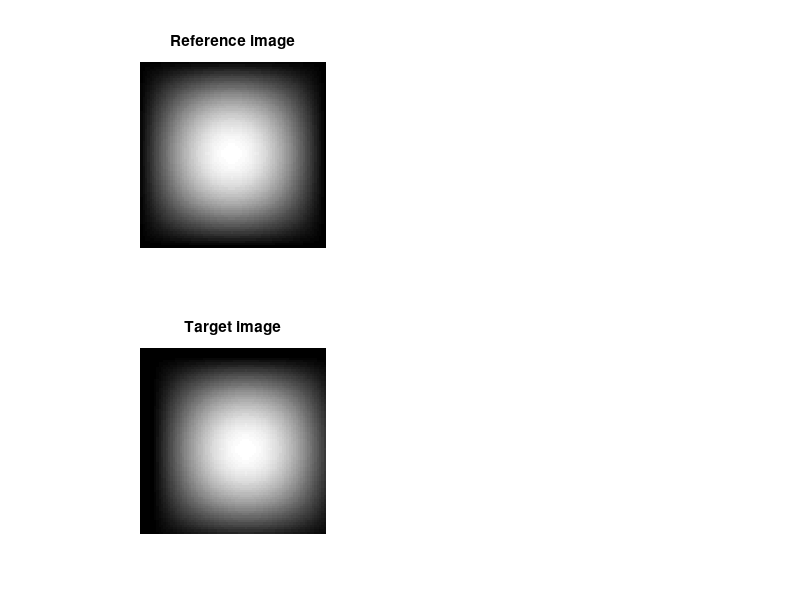

This chart was generated by the following MATLAB code: (Note: this script raises an error after producing the figure.)
%MATLAB progran for Example of motion vector estimation in Section 13.10
clc; close all; clear all
% create an 80x80 image
for i=1:80
    for j=1:80
       v1(i,j)=round(255*sin(2*pi*i/160)*sin(2*pi*j/160));
    end
end
v2=100*zeros(80,80);
v2(5:80,7:80)=v1(1:76,1:74); % displace the image down 4 and right by 6 pixels to get the target image
subplot(2,2,1);imshow(uint8(v1));title('Reference image');
subplot(2,2,3);imshow(uint8(v2));title('Target image');
cnti=1;cntj=1;
vv1=100*zeros(96,96); %padd image boundary with zeros
vv1(9:88,9:88)=v1;
for i=1:5 % motion vector search in the range of 5 16x16  blocks both in horizaontal and vertical
    for j=1:5
         [u,v, min_MAD]=motionV(v2((i-1)*16+1:i*16,(j-1)*16+1:j*16),...
         vv1((i-1)*16+1:(i+1)*16,(j-1)*16+1:(j+1)*16));
         mvV(cnti)=u;
         mvH(cntj)=v;
         cnti=cnti+1;
         cntj=cntj+1;
         min_MAD
    end
end
mvV-9
mvH-9
%recover from the motion vectors
cnt=1;
for i=1:5
    for j=1:5
     vv2((i-1)*16+1:16*i,(j-1)*16+1:j*16)= ...
                vv1((i-1)*16+mvV(cnt):16*i+mvV(cnt)-1,...
                   (j-1)*16+mvH(cnt):16*j+mvH(cnt)-1);
    cnt=cnt+1;
    end
end
subplot(2,2,4);imshow(uint8(vv2));title('Recoverd image from MVs');
ee=v1-v2;
subplot(2,2,2);imshow(im2uint8(mat2gray(ee)));title('Reference image - target image')
